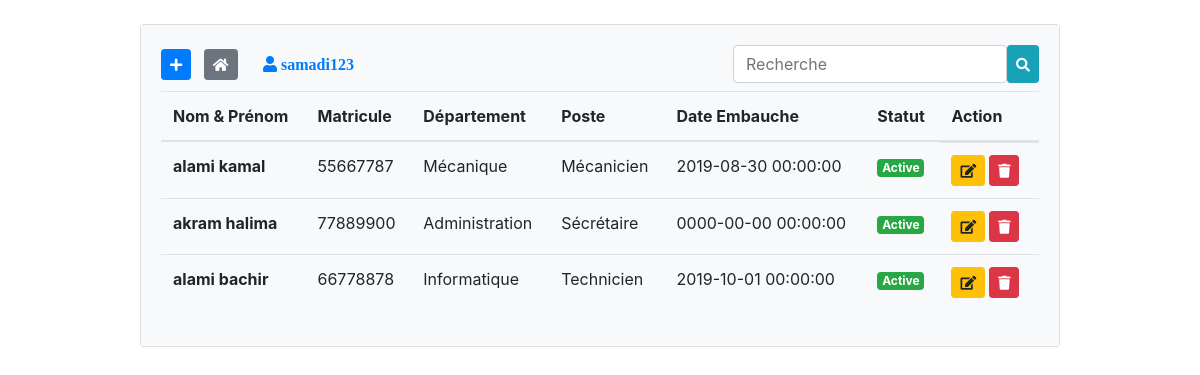
Page /home (signed in) on the committed database.
### tables this page shows
CREATE TABLE `employes` (
  `id` int(11) NOT NULL,
  `nom` varchar(255) NOT NULL,
  `prenom` varchar(255) NOT NULL,
  `matricule` int(11) NOT NULL,
  `depart` varchar(100) NOT NULL,
  `poste` varchar(100) NOT NULL,
  `date_emb` timestamp NOT NULL DEFAULT CURRENT_TIMESTAMP,
  `statut` tinyint(4) NOT NULL DEFAULT '1'
);

### controllers/HomeController.php (called while the page is built)
<?php
class HomeController{
	public function index($page){
		include('views/'.$page.'.php');
	}
}
?>

### autoload.php (called while the page is built, shortened)
<?php
function autoload($class_name){
	$array_paths = array(
		'database/',
		'app/classes/',
		'models/',
		'controllers/'
	);
	$parts = explode('\\',$class_name);
	$name = array_pop($parts);
	foreach($array_paths as $path){
		$file = sprintf($path.'%s.php',$name);
	}
}

### database/DB.php (called while the page is built)
<?php
class DB{
	static public function connect(){
		$db = new PDO("mysql:host=localhost;dbname=employes","root","");
		$db->exec("set names utf8");
		$db->setAttribute(PDO::ATTR_ERRMODE,PDO::ERRMODE_WARNING);
		return $db;
	}
}
?>

### models/Employe.php (called while the page is built, shortened)
<?php
class Employe {
	static public function getAll(){
		$stmt = DB::connect()->prepare('SELECT * FROM employes');
		$stmt->execute();
		return $stmt->fetchAll();
	}
}

### controllers/EmployesController.php (called while the page is built, shortened)
<?php
class EmployesController{
	public function getAllEmployes(){
		$employes = Employe::getAll();
		return $employes;
	}
}
?>

### views/home.php (the view, shortened to what this page needs)
<?php
	if(isset($_POST['find'])){
		$data = new EmployesController();
		$employes = $data->findEmployes();
	}else{
		$data = new EmployesController();
		$employes = $data->getAllEmployes();
	}
?>
<div class="container">
	<div class="row my-4">
		<div class="col-md-10 mx-auto">
			<div class="card">
				<div class="card-body bg-light">
					<a href="<?php echo BASE_URL;?>add" class="btn btn-sm btn-primary mr-2 mb-2">
						<i class="fas fa-plus"></i>
					</a>
					<a href="<?php echo BASE_URL;?>" class="btn btn-sm btn-secondary mr-2 mb-2">
						<i class="fas fa-home"></i>
					</a>
					<a href="<?php echo BASE_URL;?>logout" title="Déconnexion" class="btn btn-link mr-2 mb-2">
						<i class="fas fa-user mr-2"> <?php echo $_SESSION['username'];?></i>
					</a>
					<form method="post" class="float-right mb-2 d-flex flex-row">
						<input type="text" class="form-control" name="search" placeholder="Recherche">
						<button class="btn btn-info btn-sm" name="find" type="submit"><i class="fas fa-search"></i></button>
					</form>
					<table class="table table-hover">
					  <thead>
					    <tr>
					      <th scope="col">Nom & Prénom</th>
					      <th scope="col">Matricule</th>
					      <th scope="col">Département</th>
					      <th scope="col">Poste</th>
					      <th scope="col">Date Embauche</th>
					      <th scope="col">Statut</th>
					      <th scope="col">Action</th>
					    </tr>
					  </thead>
					  <tbody>
					    <?php foreach($employes as $employe):?>
					    	<tr>
						      <th scope="row"><?php echo $employe['nom'].' '.$employe['prenom']; ?></th>
						      <td><?php echo $employe['matricule'];?></td>
						      <td><?php echo $employe['depart'];?></td>
						      <td><?php echo $employe['poste'];?></td>
						      <td><?php echo $employe['date_emb'];?></td>
						      <td>
						      	<?php echo $employe['statut']
						      			?
						      			'<span class="badge badge-success">Active</span>'
						      			:
						      			'<span class="badge badge-danger">Resilié</span>';
						      ;?></td>
						      <td class="d-flex flex-row">
						      	<form method="post" class="mr-1" action="update">
						      		<button class="btn btn-sm btn-warning"><i class="fa fa-edit"></i></button>
						      	</form>
						      	<form method="post" class="mr-1" action="delete">
						      		<button class="btn btn-sm btn-danger"><i class="fa fa-trash"></i></button>
						      	</form>
						      </td>
						    </tr>
					   	<?php endforeach;?>
					  </tbody>
					</table>
				</div>
			</div>
		</div>
	</div>
</div>

### views/includes/header.php (shortened to what this page needs)
<!DOCTYPE html>
<html>
<head>
	<link rel="stylesheet" href="https://stackpath.bootstrapcdn.com/bootstrap/4.3.1/css/bootstrap.min.css">
	<link rel="stylesheet" type="text/css" href="https://cdnjs.cloudflare.com/ajax/libs/font-awesome/5.10.2/css/all.css">
</head>
<body>

### index.php
<?php
require_once './views/includes/header.php';
require_once './autoload.php';
require_once './controllers/HomeController.php';
$home = new HomeController();
$pages = ['home','add','update','delete','logout'];
if(isset($_SESSION['logged']) && $_SESSION['logged'] === true){
	if(isset($_GET['page'])){
		if(in_array($_GET['page'],$pages)){
			$page = $_GET['page'];
			$home->index($page);
		}else{
			include('views/includes/404.php');
		}
	}else{
		$home->index('home');
	}
require_once './views/includes/footer.php';
}else if(isset($_GET['page']) && $_GET['page'] === 'register'){
	$home->index('register');
}else{
	$home->index('login');
}

### views/includes/footer.php (shortened to what this page needs)
</body>
</html>

### rows in the picture
employes: nom "alami", prenom "kamal", matricule "55667787", depart "Mécanique", poste "Mécanicien", date_emb "2019-08-30 00:00:00", statut "Active"
employes: nom "akram", prenom "halima", matricule "77889900", depart "Administration", poste "Sécrétaire", date_emb "0000-00-00 00:00:00", statut "Active"
employes: nom "alami", prenom "bachir", matricule "66778878", depart "Informatique", poste "Technicien", date_emb "2019-10-01 00:00:00", statut "Active"

### other values in the picture
$_SESSION['username'] "samadi123"
